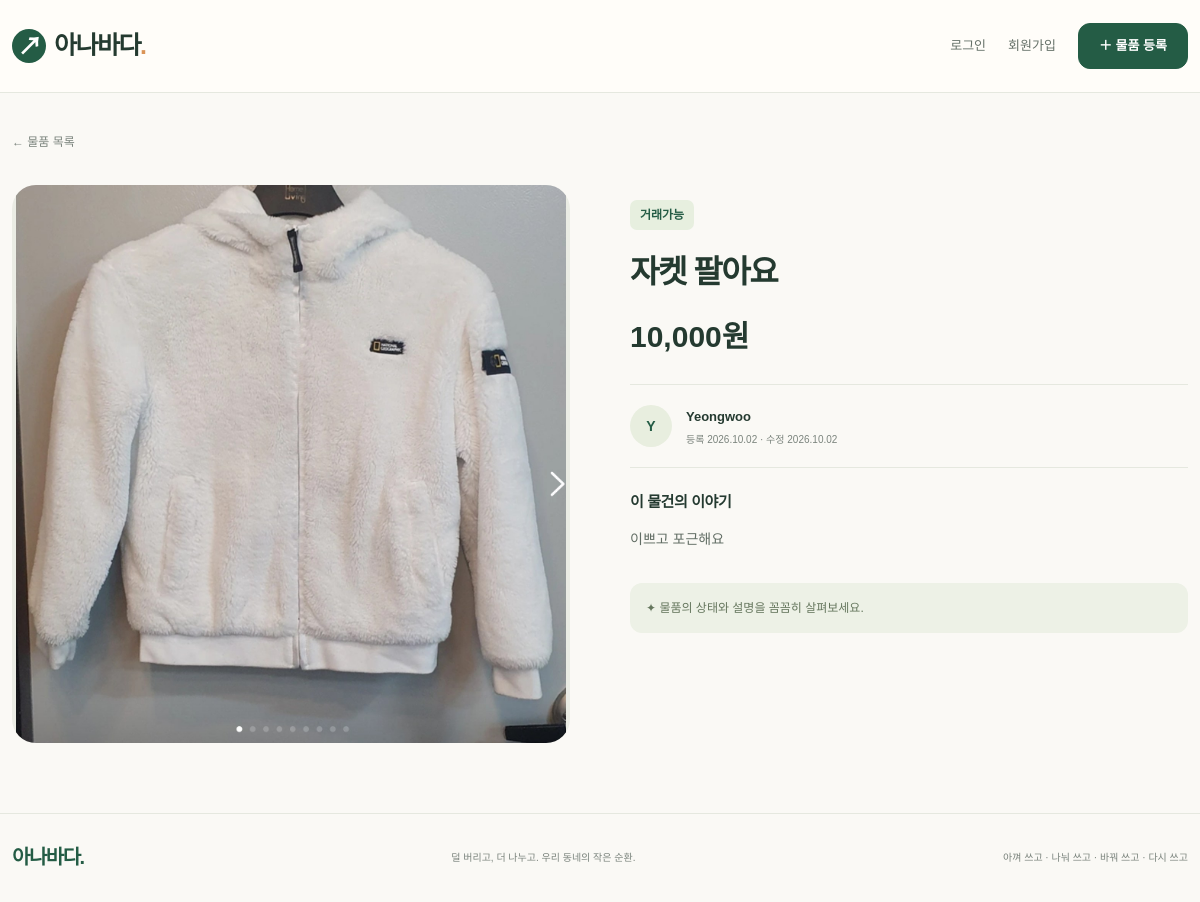
The page /items/2 on the database its author committed.
### models.py (models this page shows, shortened)
class Item(db.Model):
    id = db.Column(db.Integer, primary_key=True)
    title = db.Column(db.String(100), nullable=False)
    description = db.Column(db.Text, nullable=False)
    price = db.Column(db.Integer, nullable=False, default=0)
    image_filename = db.Column(db.String(200))
    status = db.Column(db.String(20), nullable=False, default='거래가능')
    author_id = db.Column(db.Integer, db.ForeignKey('user.id'), nullable=False)
    author = db.relationship('User', back_populates='items')
    created_at = db.Column(db.DateTime, default=now, nullable=False)
    updated_at = db.Column(db.DateTime, default=now, onupdate=now, nullable=False)

class User(UserMixin, db.Model):
    id = db.Column(db.Integer, primary_key=True)
    username = db.Column(db.String(40), unique=True, nullable=False)
    password_hash = db.Column(db.String(256), nullable=False)
    items = db.relationship('Item', back_populates='author')

### app.py (the view)
    @app.get('/items/<int:item_id>')
    def item_detail(item_id):
        return render_template('item_detail.html', item=db.get_or_404(Item, item_id))

### templates/item_detail.html (shortened to what this page needs)
{% extends 'base.html' %}
{% block content %}<a class="back-link" href="{{ url_for('index') }}">← 물품 목록</a><section class="detail-layout"><div class="detail-photo">{% if item.image_filename %}<img src="{{ url_for('static', filename='uploads/' + item.image_filename) }}" alt="{{ item.title }}">{% else %}<div class="photo-placeholder"><span>↗</span><small>새로운 이야기를 기다려요</small></div>{% endif %}</div><div class="detail-info"><span class="status-badge inline-badge {% if item.status == '거래완료' %}is-done{% endif %}">{{ item.status }}</span><h1>{{ item.title }}</h1><div class="detail-price {% if item.price == 0 %}free-price{% endif %}">{{ '무료 나눔' if item.price == 0 else '{:,}원'.format(item.price) }}</div><div class="author-row"><span class="avatar">{{ item.author.username[:1] }}</span><div><strong>{{ item.author.username }}</strong><small>등록 {{ item.created_at.strftime('%Y.%m.%d') }} · 수정 {{ item.updated_at.strftime('%Y.%m.%d') }}</small></div></div><h2 class="description-title">이 물건의 이야기</h2><p class="description">{{ item.description }}</p>{% if current_user.is_authenticated and current_user.id == item.author_id %}<div class="owner-actions"><a class="btn btn-outline-primary" href="{{ url_for('item_form', item_id=item.id) }}">수정하기</a><form method="post" action="{{ url_for('item_status', item_id=item.id) }}"><input type="hidden" name="csrf_token" value="{{ csrf_token }}"><button class="btn btn-primary">{{ '다시 거래가능으로' if item.status == '거래완료' else '나눔 / 거래 완료하기' }}</button></form><form method="post" action="{{ url_for('item_delete', item_id=item.id) }}" onsubmit="return confirm('이 물품을 삭제할까요? 삭제 후에는 복구할 수 없습니다.');"><input type="hidden" name="csrf_token" value="{{ csrf_token }}"><button class="btn btn-link text-danger">삭제</button></form></div>{% else %}<div class="detail-tip">✦ 물품의 상태와 설명을 꼼꼼히 살펴보세요.</div>{% endif %}</div></section>{% endblock %}

### static/style.css (style rules this page uses)
:root { --green:#245c45;--ink:#243a30;--cream:#faf9f5;--muted:#7b847d;--line:#e5e8df }
* { box-sizing:border-box }
body { background:var(--cream);color:var(--ink);font-family:'Noto Sans KR',sans-serif;font-size:14px }
a { color:inherit;text-decoration:none }
h1,h2,h3 { font-weight:800;letter-spacing:-1.5px }
.status-badge { position:absolute;left:14px;top:14px;background:#fcfff3ed;border-radius:7px;padding:6px 10px;color:var(--green);font-size:10px;font-weight:700 }
.back-link { display:inline-block;font-size:12px;color:var(--muted);margin-bottom:24px }
.detail-layout { display:grid;grid-template-columns:1fr 1fr;gap:60px;margin:10px 0 70px }
.detail-photo { aspect-ratio:1;border-radius:24px;overflow:hidden;background:#eaece4 }
.detail-photo img { width:100%;height:100%;object-fit:contain }
.detail-info { padding:15px 0 }
.inline-badge { position:static;display:inline-block;background:#e7efdf;font-size:12px }
.detail-info h1 { font-size:32px;line-height:1.5;margin:18px 0;overflow-wrap:anywhere }
.detail-price { font-size:30px;font-weight:800 }
.author-row { display:flex;gap:14px;align-items:center;border-top:1px solid var(--line);border-bottom:1px solid var(--line);padding:20px 0;margin:25px 0 }
.avatar { background:#e8eedf;color:var(--green);width:42px;height:42px;border-radius:50%;display:grid;place-items:center;font-weight:700 }
.author-row strong { font-size:13px }
.author-row small { display:block;font-size:10px;color:var(--muted);margin-top:5px }
.description-title { font-size:15px;letter-spacing:-.4px;margin-bottom:15px }
.description { white-space:pre-wrap;overflow-wrap:anywhere;line-height:1.9;color:#626e65 }
.detail-tip { background:#edf1e6;padding:16px;border-radius:12px;color:#65765d;font-size:12px;margin-top:30px }

### rows shown on the page
Item: image_filename (picture), status "거래가능", title "자켓 팔아요", price "10,000원", created_at "2026.10.02", updated_at "2026.10.02", description "이쁘고 포근해요"
User: author "Y", author.username "Yeongwoo"
